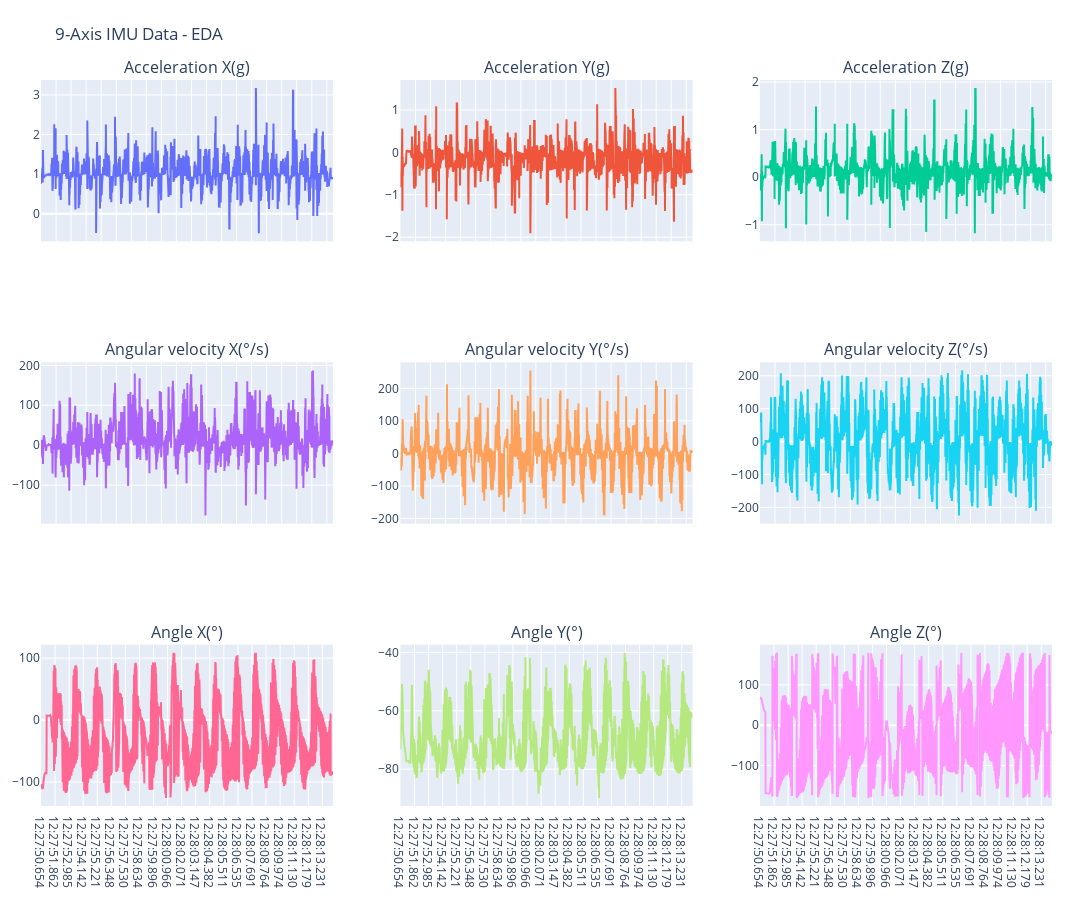

Notebook code cell kept with this figure:
### Code cell
# Create subplots with separate plots for each axis
fig = make_subplots(rows=3, cols=3, shared_xaxes=True, 
                    subplot_titles=axes_labels)

# Add traces for accelerometer data
fig.add_trace(go.Scatter(x=df['Time'], y=df['Acceleration X(g)'], mode='lines', name='Accel_X'), row=1, col=1)
fig.add_trace(go.Scatter(x=df['Time'], y=df['Acceleration Y(g)'], mode='lines', name='Accel_Y'), row=1, col=2)
fig.add_trace(go.Scatter(x=df['Time'], y=df['Acceleration Z(g)'], mode='lines', name='Accel_Z'), row=1, col=3)

# Add traces for gyroscope data
fig.add_trace(go.Scatter(x=df['Time'], y=df['Angular velocity X(°/s)'], mode='lines', name='Gyro_X'), row=2, col=1)
fig.add_trace(go.Scatter(x=df['Time'], y=df['Angular velocity Y(°/s)'], mode='lines', name='Gyro_Y'), row=2, col=2)
fig.add_trace(go.Scatter(x=df['Time'], y=df['Angular velocity Z(°/s)'], mode='lines', name='Gyro_Z'), row=2, col=3)

# Add traces for magnetometer data
fig.add_trace(go.Scatter(x=df['Time'], y=df['Angle X(°)'], mode='lines', name='Mag_X'), row=3, col=1)
fig.add_trace(go.Scatter(x=df['Time'], y=df['Angle Y(°)'], mode='lines', name='Mag_Y'), row=3, col=2)
fig.add_trace(go.Scatter(x=df['Time'], y=df['Angle Z(°)'], mode='lines', name='Mag_Z'), row=3, col=3)

# Update layout
fig.update_layout(height=900, width=1200, title_text="9-Axis IMU Data - EDA",
                  showlegend=False, margin=dict(l=40, r=40, t=80, b=40))

# Show the plot
fig.show()

### Figure 1 — Plotly figure (JSON) as saved in the notebook; plotly's stock layout.template omitted (floating-point values rounded to 4 significant figures; data arrays with more than 128 entries replaced by an {"elided": "..."} marker saying what was removed)
{"data": [{"mode": "lines", "name": "Accel_X", "type": "scatter", "x": {"elided": "3528 str values"}, "xaxis": "x", "y": {"elided": "3528 float values"}, "yaxis": "y"}, {"mode": "lines", "name": "Accel_Y", "type": "scatter", "x": {"elided": "3528 str values"}, "xaxis": "x2", "y": {"elided": "3528 float values"}, "yaxis": "y2"}, {"mode": "lines", "name": "Accel_Z", "type": "scatter", "x": {"elided": "3528 str values"}, "xaxis": "x3", "y": {"elided": "3528 float values"}, "yaxis": "y3"}, {"mode": "lines", "name": "Gyro_X", "type": "scatter", "x": {"elided": "3528 str values"}, "xaxis": "x4", "y": {"elided": "3528 float values"}, "yaxis": "y4"}, {"mode": "lines", "name": "Gyro_Y", "type": "scatter", "x": {"elided": "3528 str values"}, "xaxis": "x5", "y": {"elided": "3528 float values"}, "yaxis": "y5"}, {"mode": "lines", "name": "Gyro_Z", "type": "scatter", "x": {"elided": "3528 str values"}, "xaxis": "x6", "y": {"elided": "3528 float values"}, "yaxis": "y6"}, {"mode": "lines", "name": "Mag_X", "type": "scatter", "x": {"elided": "3528 str values"}, "xaxis": "x7", "y": {"elided": "3528 float values"}, "yaxis": "y7"}, {"mode": "lines", "name": "Mag_Y", "type": "scatter", "x": {"elided": "3528 str values"}, "xaxis": "x8", "y": {"elided": "3528 float values"}, "yaxis": "y8"}, {"mode": "lines", "name": "Mag_Z", "type": "scatter", "x": {"elided": "3528 str values"}, "xaxis": "x9", "y": {"elided": "3528 float values"}, "yaxis": "y9"}], "layout": {"annotations": [{"font": {"size": 16}, "showarrow": false, "text": "Acceleration X(g)", "x": 0.1444, "xanchor": "center", "xref": "paper", "y": 1, "yanchor": "bottom", "yref": "paper"}, {"font": {"size": 16}, "showarrow": false, "text": "Acceleration Y(g)", "x": 0.5, "xanchor": "center", "xref": "paper", "y": 1, "yanchor": "bottom", "yref": "paper"}, {"font": {"size": 16}, "showarrow": false, "text": "Acceleration Z(g)", "x": 0.8556, "xanchor": "center", "xref": "paper", "y": 1, "yanchor": "bottom", "yref": "paper"}, {"font": {"size": 16}, "showarrow": false, "text": "Angular velocity X(°/s)", "x": 0.1444, "xanchor": "center", "xref": "paper", "y": 0.6111, "yanchor": "bottom", "yref": "paper"}, {"font": {"size": 16}, "showarrow": false, "text": "Angular velocity Y(°/s)", "x": 0.5, "xanchor": "center", "xref": "paper", "y": 0.6111, "yanchor": "bottom", "yref": "paper"}, {"font": {"size": 16}, "showarrow": false, "text": "Angular velocity Z(°/s)", "x": 0.8556, "xanchor": "center", "xref": "paper", "y": 0.6111, "yanchor": "bottom", "yref": "paper"}, {"font": {"size": 16}, "showarrow": false, "text": "Angle X(°)", "x": 0.1444, "xanchor": "center", "xref": "paper", "y": 0.2222, "yanchor": "bottom", "yref": "paper"}, {"font": {"size": 16}, "showarrow": false, "text": "Angle Y(°)", "x": 0.5, "xanchor": "center", "xref": "paper", "y": 0.2222, "yanchor": "bottom", "yref": "paper"}, {"font": {"size": 16}, "showarrow": false, "text": "Angle Z(°)", "x": 0.8556, "xanchor": "center", "xref": "paper", "y": 0.2222, "yanchor": "bottom", "yref": "paper"}], "height": 900, "margin": {"b": 40, "l": 40, "r": 40, "t": 80}, "showlegend": false, "title": {"text": "9-Axis IMU Data - EDA"}, "width": 1200, "xaxis": {"anchor": "y", "domain": [0, 0.2889], "matches": "x7", "showticklabels": false}, "xaxis2": {"anchor": "y2", "domain": [0.3556, 0.6444], "matches": "x8", "showticklabels": false}, "xaxis3": {"anchor": "y3", "domain": [0.7111, 1], "matches": "x9", "showticklabels": false}, "xaxis4": {"anchor": "y4", "domain": [0, 0.2889], "matches": "x7", "showticklabels": false}, "xaxis5": {"anchor": "y5", "domain": [0.3556, 0.6444], "matches": "x8", "showticklabels": false}, "xaxis6": {"anchor": "y6", "domain": [0.7111, 1], "matches": "x9", "showticklabels": false}, "xaxis7": {"anchor": "y7", "domain": [0, 0.2889]}, "xaxis8": {"anchor": "y8", "domain": [0.3556, 0.6444]}, "xaxis9": {"anchor": "y9", "domain": [0.7111, 1]}, "yaxis": {"anchor": "x", "domain": [0.7778, 1]}, "yaxis2": {"anchor": "x2", "domain": [0.7778, 1]}, "yaxis3": {"anchor": "x3", "domain": [0.7778, 1]}, "yaxis4": {"anchor": "x4", "domain": [0.3889, 0.6111]}, "yaxis5": {"anchor": "x5", "domain": [0.3889, 0.6111]}, "yaxis6": {"anchor": "x6", "domain": [0.3889, 0.6111]}, "yaxis7": {"anchor": "x7", "domain": [0, 0.2222]}, "yaxis8": {"anchor": "x8", "domain": [0, 0.2222]}, "yaxis9": {"anchor": "x9", "domain": [0, 0.2222]}}}
